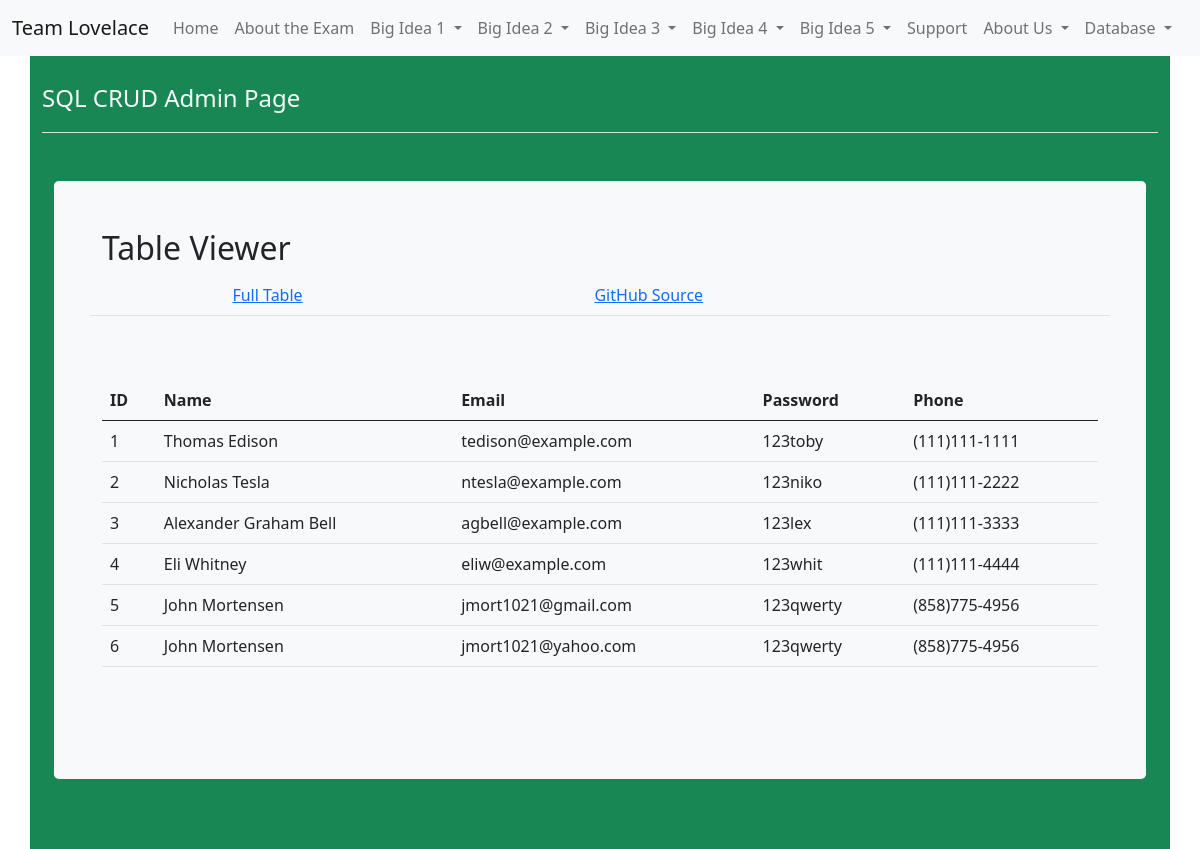
Page /crud/ (upper part) on the earlier database version.
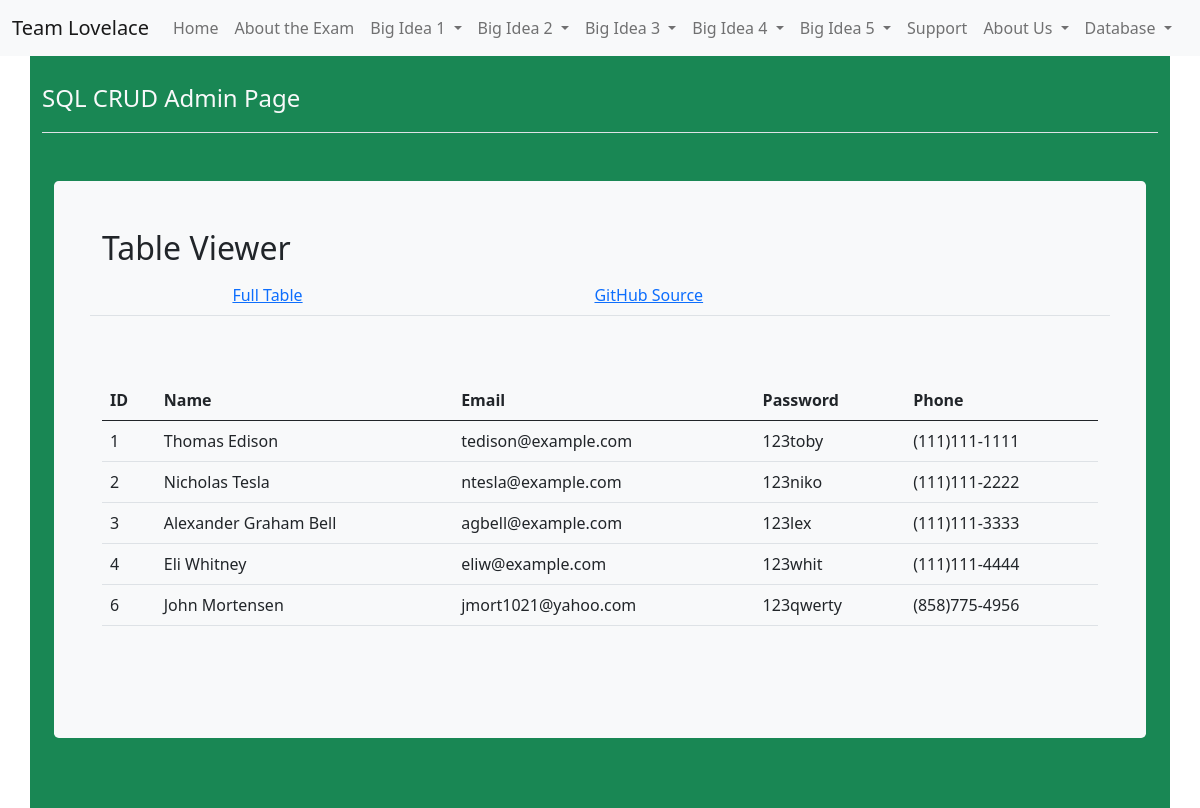
Same page on the later database version.
### crud/model.py (models this page shows, shortened)
class Users(db.Model):
    userID = db.Column(db.Integer, primary_key=True)
    name = db.Column(db.String(255), unique=False, nullable=False)
    email = db.Column(db.String(255), unique=True, nullable=False)
    password = db.Column(db.String(255), unique=False, nullable=False)
    phone = db.Column(db.String(255), unique=False, nullable=False)
    def read(self):
        return {
            "userID": self.userID,
            "name": self.name,
            "email": self.email,
            "password": self.password,
            "phone": self.phone
        }

### crud/app_crud.py (the view)
@app_crud.route('/')
def crud():
    return render_template("crud.html", table=users_all())

### crud/app_crud.py (called while the page is built)
def users_all():
    return [peep.read() for peep in Users.query.all()]

### crud/templates/crud/crud.html (shortened to what this page needs)
<!DOCTYPE html>
{% extends "layout.html" %}
{% block content %}
    <div class="container py-4 text-light bg-success">
        <header class="pb-3 mb-4 border-bottom">
            <div class="d-flex align-items-center text-light text-decoration-none">
                <span class="fs-4">SQL CRUD Admin Page</span>
            </div>
        </header>
        <div class="container py-4">
            <div class="p-5 mb-4 bg-light text-dark rounded-3">
                <h2>Table Viewer</h2>
                <div class="row align-items-md-stretch">
                    <table class="table">
                        <tbody>
                        <tr>
                            <td></td>
                            <td></td>
                            <td><a href={{url_for('crud.crud')}}>Full Table </a></td>
                            <td><a href="https://github.com/nighthawkcoders/nighthawk_csp/tree/master/crud">GitHub Source</a></td>
                        </tr>
                        </tbody>
                    </table>
                </div>
                <div class="row align-items-md-stretch">
                    <div class="container-fluid py-5">
                        <table class="table">
                            <thead>
                            <tr>
                                <th>ID</th>
                                <th>Name</th>
                                <th>Email</th>
                                <th>Password</th>
                                <th>Phone</th>
                            </tr>
                            </thead>
                            <tbody>
                            {% for row in table %}
                                {% set pn = "" ~ row['phone'] %}
                                {% set pnf = "(" ~ pn[0:3] ~ ")" ~ pn[3:6] ~ "-" ~ pn[6:10] %}
                                <tr>
                                    <td>{{ row['userID'] }}</td>
                                    <td>{{ row['name'] }}</td>
                                    <td>{{ row['email'] }}</td>
                                    <td>{{ row['password'] }}</td>
                                    <td>{{ pnf }}</td>
                                </tr>
                            {% endfor %}
                            </tbody>
                        </table>
                    </div>
                </div>
            </div>
        </div>
        <div class="container py-4">
        </div>
    </div>
{% endblock %}

### templates/layout.html (shortened to what this page needs)
<!DOCTYPE html>
<html lang="en">
    <head>
        <link href="https://cdn.jsdelivr.net/npm/bootstrap@5.0.2/dist/css/bootstrap.min.css" rel="stylesheet">
        {% block style %}
            <link rel="stylesheet" type="text/css" href="/static/css/main.css">
        {% endblock %}
    </head>
    <body>
        {% include "fragments/navbar.html" %}
        {% block content %}
        {% endblock %}
        {% include "fragments/footer.html" %}
    </body>
</html>

### templates/fragments/navbar.html (shortened to what this page needs)
<nav class="navbar navbar-expand-lg navbar-light bg-light">
    <div class="container-fluid">
        <div class="btn-group">
            <a class="navbar-brand">Team Lovelace</a>
            <div class="collapse navbar-collapse" id="navbarHome">
                <ul class="navbar-nav">
                    <li class="nav-item active">
                        <a class="nav-link" href="{{ url_for('index') }}">Home
                            </a>
                    </li>
                </ul>
            </div>
            <div class="collapse navbar-collapse">
                <ul class="navbar-nav">
                    <li class="nav-item active">
                        <a class="nav-link" href="{{ url_for('about_the_exam') }}">About the Exam
                            </a>
                    </li>
                </ul>
            </div>
            <div class="collapse navbar-collapse" id="navbarNavDarkDropdown">
                <ul class="navbar-nav">
                    <li class="nav-item dropdown">
                        <a class="nav-link dropdown-toggle" href="#" id="navbarDarkDropdownMenuLink" role="button" data-bs-toggle="dropdown" aria-expanded="false">
                            Big Idea 1
                        </a>
                    </li>
                </ul>
            </div>
            <div class="collapse navbar-collapse" id="navbarNavDarkDropdown">
                <ul class="navbar-nav">
                    <li class="nav-item dropdown">
                        <a class="nav-link dropdown-toggle" href="#" id="navbarDarkDropdownMenuLink" role="button" data-bs-toggle="dropdown" aria-expanded="false">
                            Big Idea 2
                        </a>
                    </li>
                </ul>
            </div>
            <div class="collapse navbar-collapse" id="navbarNavDarkDropdown">
                <ul class="navbar-nav">
                    <li class="nav-item dropdown">
                        <a class="nav-link dropdown-toggle" href="#" id="navbarDarkDropdownMenuLink" role="button" data-bs-toggle="dropdown" aria-expanded="false">
                            Big Idea 3
                        </a>
                    </li>
                </ul>
            </div>
            <div class="collapse navbar-collapse" id="navbarNavDarkDropdown">
                <ul class="navbar-nav">
                    <li class="nav-item dropdown">
                        <a class="nav-link dropdown-toggle" href="#" id="navbarDarkDropdownMenuLink" role="button" data-bs-toggle="dropdown" aria-expanded="false">
                            Big Idea 4
                        </a>
                    </li>
                </ul>
            </div>
            <div class="collapse navbar-collapse" id="navbarNavDarkDropdown">
                <ul class="navbar-nav">
                    <li class="nav-item dropdown">
                        <a class="nav-link dropdown-toggle" href="#" id="navbarDarkDropdownMenuLink" role="button" data-bs-toggle="dropdown" aria-expanded="false">
                            Big Idea 5
                        </a>
                    </li>
                </ul>
            </div>
            <div class="collapse navbar-collapse" id="navbarHome">
                <ul class="navbar-nav">
                    <li class="nav-item active">
                        <a class="nav-link" href="{{ url_for('support') }}">Support
                            </a>
                    </li>
                </ul>
            </div>
            <div class="collapse navbar-collapse" id="navbarNavDarkDropdown">
                <ul class="navbar-nav">
                    <li class="nav-item dropdown">
                        <a class="nav-link dropdown-toggle" href="#" id="navbarDarkDropdownMenuLink" role="button" data-bs-toggle="dropdown" aria-expanded="false">
                            About Us
                        </a>
                    </li>
                </ul>
            </div>
            <div class="collapse navbar-collapse" id="navbarNavDarkDropdown">
                <ul class="navbar-nav">
                    <li class="nav-item dropdown">
                        <a class="nav-link dropdown-toggle" href="#" id="navbarDarkDropdownMenuLink" role="button" data-bs-toggle="dropdown" aria-expanded="false">
                            Database
                        </a>
                    </li>
                </ul>
            </div>
        </div>
    </div>
</nav>

### templates/fragments/footer.html (shortened to what this page needs)
<!DOCTYPE html>
<html lang="en">
    <head>
    </head>
    <body>
    </body>
</html>

### static/css/main.css (style rules this page uses)
.navbar { z-index: 900 !important; }

Differences in the rows shown:
removed Users: userID "5", name "John Mortensen", email "jmort1021@gmail.com", password "123qwerty", pnf "(858)775-4956"
